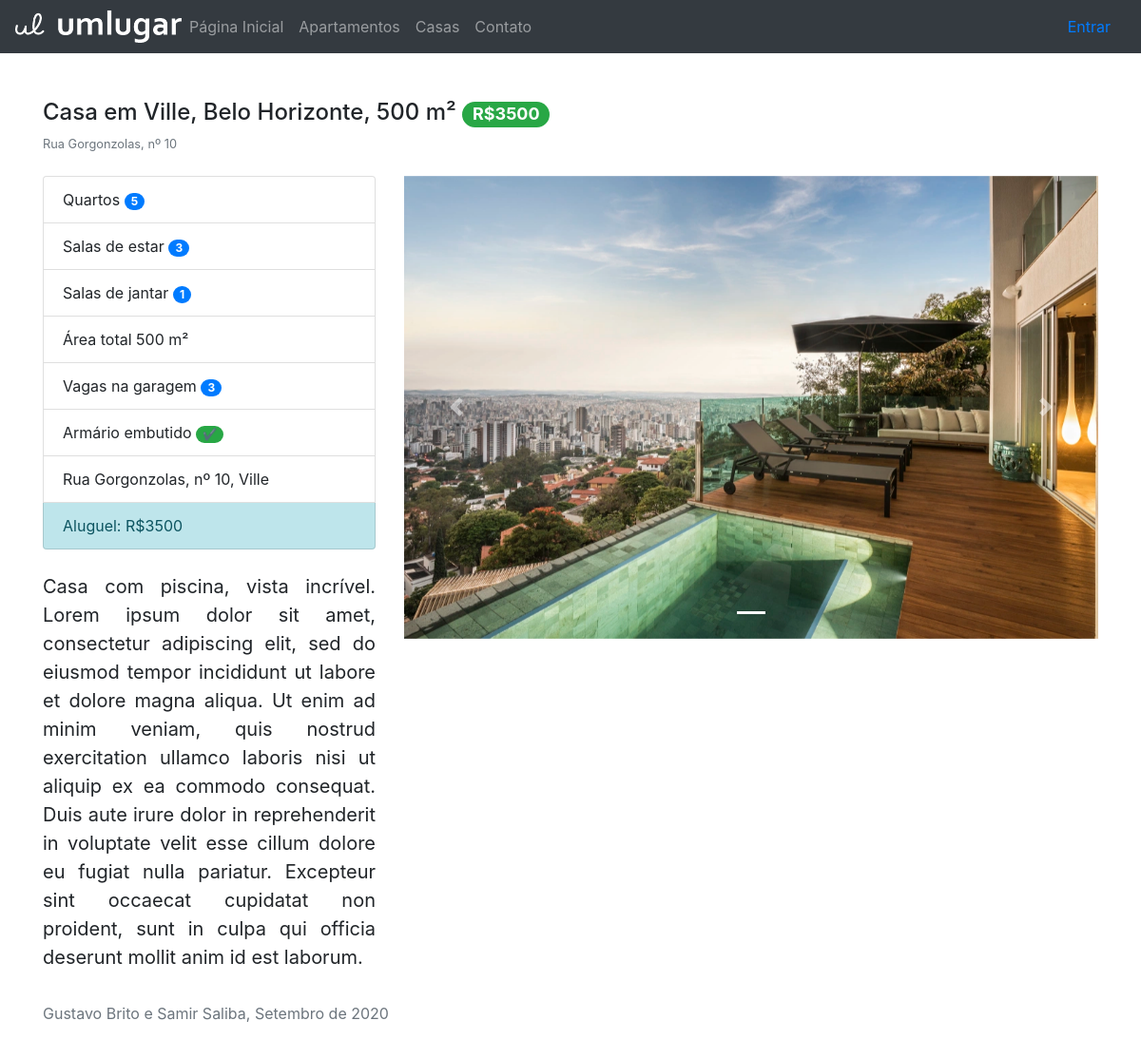
/casas/2/, run on the app's committed database.
### imvwb/models.py (models this page shows, shortened)
class Imovel(models.Model):
    num_quartos = models.PositiveSmallIntegerField(blank=False)
    num_salas_estar = models.PositiveSmallIntegerField(blank=False)
    num_salas_jantar = models.PositiveSmallIntegerField(blank=False)
    area = models.PositiveSmallIntegerField(blank=False)
    num_vagas_garagem = models.PositiveSmallIntegerField(blank=False)
    possui_armario_embutido = models.BooleanField(default=False)
    descricao = models.TextField(max_length=500, blank=True)
    aluguel = models.PositiveIntegerField(blank=False)
    data_postagem = models.DateTimeField(auto_now_add=True)
    logradouro = models.CharField(max_length=50, blank=False)
    numero = models.PositiveSmallIntegerField(blank=False)
    bairro = models.ForeignKey(Bairro, on_delete=models.PROTECT)
    cidade = models.CharField(max_length=25, blank=False)
    uf = models.CharField(max_length=2, blank=False)

class Bairro(models.Model):
    nome = models.CharField(max_length=30, blank=False)
    def __str__(self):
        return self.nome

class Imagem(models.Model):
    imagem = models.ImageField(upload_to='images/')
    imovel = models.ForeignKey(Imovel, on_delete=models.CASCADE)
    def __str__(self):
        return "{}".format(self.imagem.url)

### imvwb/views.py (the view)
# urls.py: path('casas/<int:casa_id>/', views.detail_casa, name='detail_casa'),
def detail_casa(request, casa_id):
    casa = get_object_or_404(Casa, pk=casa_id)
    imagens = Imagem.objects.filter(imovel=casa_id)
    print(imagens)
    context = {'casa': casa, 'imagens': imagens}
    return render(request, 'imvwb/detail_casa.html', context)

### imvwb/templates/imvwb/detail_casa.html (shortened to what this page needs)
{% extends "./base.html" %}
{% block content %}
<h4 class="pt-4">Casa em {{casa.bairro}}, {{casa.cidade}}, {{casa.area}} m² <span class="badge badge-success badge-pill">R${{casa.aluguel}}</span></h4>
<small class="text-muted">{{casa.logradouro}}, nº {{casa.numero}}</small>
<div class="row pt-4">
    <div class=col-4>
        <ul class="list-group">
            <li class="list-group-item">Quartos <span class="badge badge-primary badge-pill">{{casa.num_quartos}}</span></li>
            <li class="list-group-item">Salas de estar    <span class="badge badge-primary badge-pill">{{casa.num_salas_estar}}</span></li>
            <li class="list-group-item">Salas de jantar   <span class="badge badge-primary badge-pill">{{casa.num_salas_jantar}}</span></li>
            <li class="list-group-item">Área total  {{casa.area}} m²</li>
            <li class="list-group-item">Vagas na garagem  <span class="badge badge-primary badge-pill">{{casa.num_vagas_garagem}}</span></li>
            {%if casa.possui_armario_embutido %}
                <li class="list-group-item">Armário embutido
                    <span class="badge badge-success badge-pill">&#10004;
                    </span>
                </li>
            {% endif %}
            <li class="list-group-item">{{casa.logradouro}}, nº {{casa.numero}}, {{casa.bairro}}</li>
            <li class="list-group-item list-group-item-info">Aluguel: R${{casa.aluguel}}</li>
        </ul>
        <blockquote class="blockquote text-center pt-4">
            <p class="mb-0 text-justify">{{casa.descricao}}</p>
        </blockquote>
    </div>
    <div class=col-8>
        <div id="carouselExampleIndicators" class="carousel slide" data-ride="carousel">
            <ol class="carousel-indicators">
                {% for img_obj in imagens %}
                    {% if forloop.first %}
                        <li data-target="#carouselExampleIndicators" data-slide-to="0" class="active"></li>
                    {% else %}
                        <li data-target="#carouselExampleIndicators" data-slide-to="{{forloop.counter0}}"></li>
                    {% endif %}
                {% endfor %}
            </ol>
            <div class="carousel-inner">
                {% for img_obj in imagens %}
                    {% if forloop.first %}
                        <div class="carousel-item active">
                            <img class="d-block w-100" src="{{img_obj.imagem.url}}" alt="Slide 1">
                        </div>
                    {% else %}
                        <div class="carousel-item">
                            <img class="d-block w-100" src="{{img_obj.imagem.url}}" alt="Slide {{forloop.counter}}">
                        </div>
                    {% endif %}
                {% endfor %}
            </div>
            <a class="carousel-control-prev" href="#carouselExampleIndicators" role="button" data-slide="prev">
            <span class="carousel-control-prev-icon" aria-hidden="true"></span>
            </a>
            <a class="carousel-control-next" href="#carouselExampleIndicators" role="button" data-slide="next">
            <span class="carousel-control-next-icon" aria-hidden="true"></span>
            </a>
        </div>
    </div>
</div>
{% endblock %}

### data on the page
Imovel: bairro "Ville", cidade "Belo Horizonte", area "500", aluguel "3500", logradouro "Rua Gorgonzolas", numero "10", num_quartos "5", num_salas_estar "3", num_salas_jantar "1", num_vagas_garagem "3", descricao "Casa com piscina, vista incrível. Lorem ipsum dolor sit amet, consectetur adipiscing elit, sed do eiusmod tempor incididunt ut labore et dolore magna aliqua. Ut enim ad minim veniam, quis nostrud exercitation ullamco laboris nisi ut aliquip ex ea commodo consequat. Duis aute irure dolor in reprehenderit in voluptate velit esse cillum dolore eu fugiat nulla pariatur. Excepteur sint occaecat cupidatat non proident, sunt in culpa qui officia deserunt mollit anim id est laborum."
Imagem: imagem (picture)
